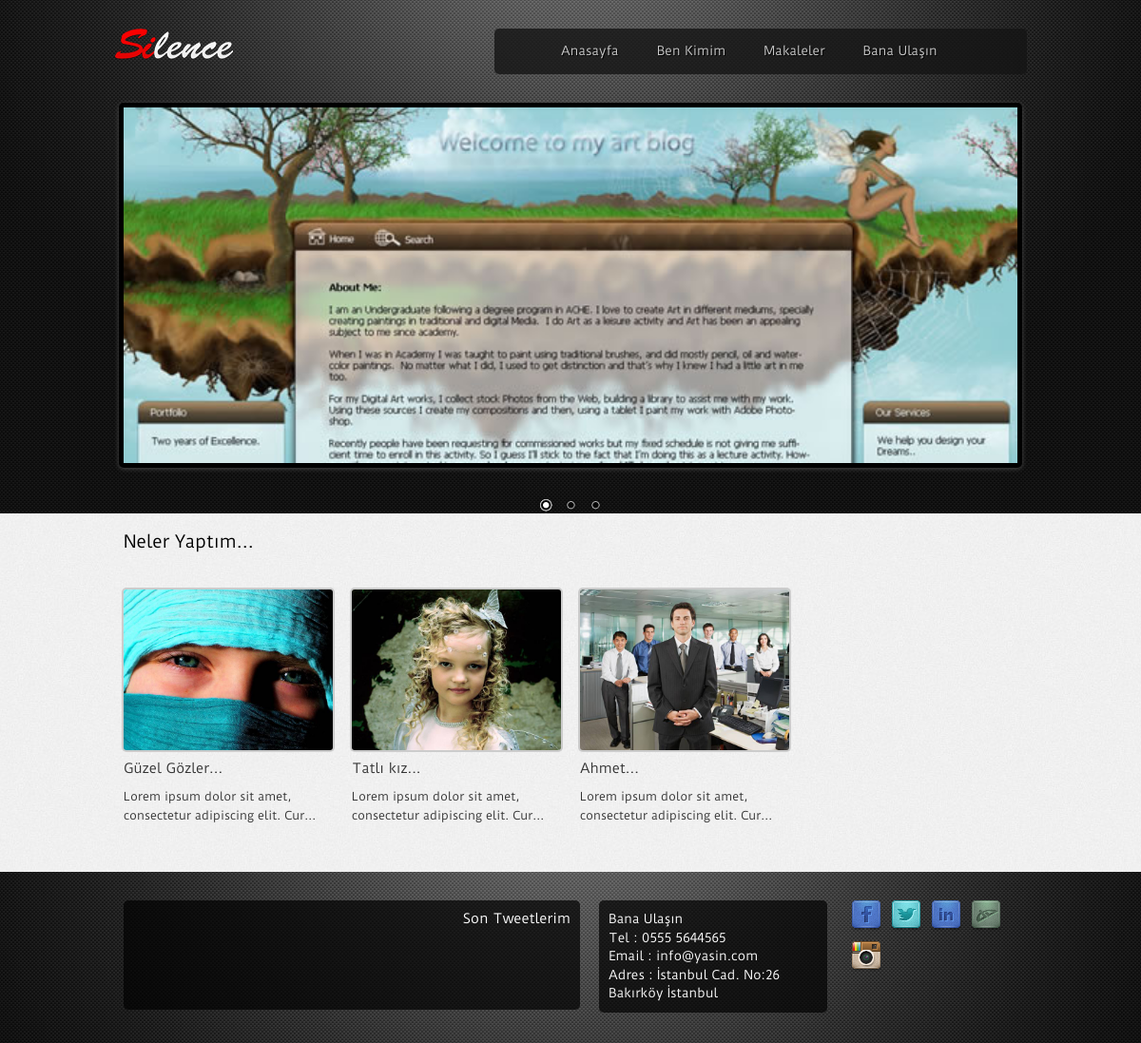
The page / on the database its author committed.
### tables this page shows
CREATE TABLE IF NOT EXISTS `ayarlar` (
  `site_url` varchar(255) DEFAULT NULL,
  `site_desc` varchar(255) DEFAULT NULL,
  `site_title` varchar(255) DEFAULT NULL,
  `site_adres` varchar(255) DEFAULT NULL,
  `site_map` varchar(255) DEFAULT NULL,
  `site_key` varchar(255) DEFAULT NULL,
  `site_logo` varchar(255) DEFAULT NULL,
  `site_admin` varchar(150) DEFAULT NULL,
  `site_pass` varchar(150) DEFAULT NULL,
  `link_fb` varchar(150) DEFAULT NULL,
  `link_tw` varchar(150) DEFAULT NULL,
  `link_in` varchar(150) DEFAULT NULL,
  `link_dvn` varchar(150) DEFAULT NULL,
  `link_flick` varchar(150) DEFAULT NULL,
  `link_ins` varchar(150) DEFAULT NULL
);

CREATE TABLE IF NOT EXISTS `calismalar` (
  `calisma_id` int(11) NOT NULL AUTO_INCREMENT,
  `calisma_img` varchar(255) DEFAULT NULL,
  `calisma_date` timestamp NOT NULL DEFAULT CURRENT_TIMESTAMP ON UPDATE CURRENT_TIMESTAMP,
  `calisma_baslik` varchar(255) DEFAULT NULL,
  `calisma_icerik` text,
  PRIMARY KEY (`calisma_id`)
);

### sistem/baglan.php (called while the page is built, shortened)
<?php
		$sorgu =mysql_query("select * from ayarlar");
		$ayar=mysql_fetch_assoc($sorgu);
?>

### index.php (the view, shortened to what this page needs)
<?php
	require_once 'sistem/baglan.php';
?>
<!DOCTYPE html PUBLIC "-//W3C//DTD XHTML 1.0 Transitional//EN" "http://www.w3.org/TR/xhtml1/DTD/xhtml1-transitional.dtd">
<html xmlns="http://www.w3.org/1999/xhtml" xml:lang="en">
<head>
	<link rel="stylesheet" href="assets/css/jquery.fancybox.css" />
	<link rel="stylesheet" href="assets/css/grid.css" />
	<link rel="stylesheet" href="assets/css/fonts.css" />
	<link rel="stylesheet" href="assets/css/site.css" />
	<link rel="stylesheet" href="assets/css/myFramework.css" />
	<link rel="stylesheet" href="assets/css/nivo-slider.css" />
	<link rel="stylesheet" href="assets/css/slider/default/default.css" />
</head>
<body>
	<div class="header">
		<div class="container_12 clearfix" style="padding: 30px 0;">
			<div style="width: 250px;" class="fl">
				<a href="#"> <img src="<?=assets.'img/'.$ayar["site_logo"]?>" title="<?= $ayar["site_url"]?>" /></a>
			</div>
			<div class="menubar clearfix">
				<ul class="r5 clearfix ffduru">
					<li><a href="#" class="c4">Anasayfa</a></li>
					<li><a href="#" class="c4">Ben Kimim</a></li>
					<li><a href="index.php?page=makaleler" class="c4">Makaleler</a></li>
					<li><a href="#" class="c4">Bana Ulaşın</a></li>
				</ul>
			</div>
		</div>
		<div class="slider-wrapper theme-default">
	        <div id="slider" class="nivoSlider r5">
	        </div>
	    </div>
    </div>
	<div class="content container_12 clearfix">
		<?php
			include 'inc/indexPager.php';
		?>
	</div>
	<div class="footer">
		<div class="container_12 clearfix">
			<div class="tweet grid_6 f13 c1 r5 clearfix">
				<div class="f14 mb5 clearfix">
					<span class="fr">Son Tweetlerim</span>
				</div>
			</div>
			<div class="contact grid_3 f13 c1 r5">
				<h2>Bana Ulaşın <br/> </h2>
				<p>
					<?= $ayar["site_adres"]?>
				</p>
			</div>
			<div class="social fl">
				<ul>
					<?php if(!empty($ayar["link_fb"])){ ?>
					<li><a href='http://www.facebook.com/<?=$ayar["link_fb"]?>' target="_blank">
						<img src="assets/img/icons/facebook.png"/>
						</a>
					</li>
					<?php } ?>
					<?php if(!empty($ayar["link_tw"])){ ?>
					<li><a href='http://www.twitter.com/<?=$ayar["link_tw"]?>' target="_blank">
						<img src="assets/img/icons/twitter.png"/>
						</a>
					</li>
					<?php } ?>
					<?php if(!empty($ayar["link_in"])){ ?>
					<li><a href='http://www.linkedin.com/pub/<?=$ayar["link_in"]?>' target="_blank">
						<img src="assets/img/icons/linkedin.png"/>
						</a>
					</li>
					<?php } ?>
					<?php if(!empty($ayar["link_dvn"])){ ?>
					<li><a href='http://<?=$ayar["link_dvn"]?>.deviantart.com' target="_blank">
						<img src="assets/img/icons/deviantart.png"/>
						</a>
					</li>
					<?php } ?>
					<?php if(!empty($ayar["link_ins"])){ ?>
					<li><a href='http://instagram.com/<?=$ayar["link_ins"]?>' target="_blank">
						<img src="assets/img/icons/instagram.png"/>
						</a>
					</li>
					<?php } ?>
				</ul>
			</div>
		</div>
	</div>
</body>
</html>

### inc/calismalar.php
<h1 class="content-header"> Neler Yaptım...</h1>
<ul class="works">
	<?php
		$sorgu=mysql_query("SELECT * FROM calismalar order by calisma_id desc");
		while($calisma=mysql_fetch_assoc($sorgu)){
	?>
	<li>
		<a href="index.php?page=calisma_detay&calisma=<?=$calisma['calisma_id']?>" class="grid_3">
			<img src="assets/works/<?=$calisma['calisma_img']?>" width="220" height="169"/>
			<span>
				<h6 class="m10-0 f14"><?=substr($calisma['calisma_baslik'],0,20)."..." ?></h6>
				<p class="m10-0 f12"><?=substr($calisma['calisma_icerik'],0,60)."..."?></p>
			</span>
		</a>
	</li>
	<?php
		}
	?>
</ul>

### assets/css/grid.css (style rules this page uses)
body { min-width: 960px; }
.container_12 { margin-left: auto; margin-right: auto; width: 960px; }
.grid_1, .grid_2, .grid_3, .grid_4, .grid_5, .grid_6, .grid_7, .grid_8, .grid_9, .grid_10, .grid_11, .grid_12 { display:inline; float: left; position: relative; margin-left: 10px; margin-right: 10px; }
.container_12 .grid_3 { width:220px; }
.container_12 .grid_6 { width:460px; }
.clearfix:before, .clearfix:after { content: '\0020'; display: block; overflow: hidden; visibility: hidden; width: 0; height: 0; }
.clearfix:after { clear: both; }
.clearfix { zoom: 1; }
html, body, div, span, applet, object, iframe, h1, h2, h3, h4, h5, h6, p, blockquote, pre, a, abbr, acronym, address, big, cite, code, del, dfn, em, img, ins, kbd, q, s, samp, small, strike, strong, sub, sup, tt, var, b, u, i, center, dl, dt, dd, ol, ul, li, fieldset, form, label, legend, table, caption, tbody, tfoot, thead, tr, th, td, article, aside, canvas, details, embed, figure, figcaption, footer, header, hgroup, menu, nav, output, ruby, section, summary, time, mark, audio, video { margin: 0; padding: 0; border: 0; font-size: 100%; font: inherit; vertical-align: baseline; }
a { text-decoration:none; color:#333; }
.ffduru { font-family:DuruSansRegular; }
body { line-height: 1; }
ol, ul { list-style: none; }

### assets/css/site.css (style rules this page uses)
body { font-family: 'DuruSansRegular'; font-size: 13px; color: #000; background:url('../img/main-bg.jpg'); line-height: 150%; }
.header { width: 100%; height: 540px; background: url("../img/header-bg.jpg") no-repeat center top #000; }
.menubar { width: 560px; float: right; }
.menubar ul { background: rgba(20,20,20,0.8); padding-left: 50px; }
.menubar li { float: left; }
.menubar li a { padding: 14px 20px; display: block; color:#ccc; text-shadow: 1px 1px 0px #000000; filter: dropshadow(color=#000000, offx=1, offy=1); }
.content { background:url('../img/main-bg.jpg'); }
.content-header { font-size: 18px; margin: 20px 0px 20px 10px; }
.works li a { margin-top: 20px; }
.works li a img { -webkit-box-shadow: 0px 0px 0px 2px #ccc !important; box-shadow: 0px 0px 0px 2px #ccc !important; -webkit-border-radius: 3px; border-radius: 3px; overflow: hidden; }
.footer { width: 100%; height: 150px; background: url("../img/header-bg.jpg") no-repeat center top #000; margin-top: 40px; padding-top:30px; }
.contact { background: rgba(0,0,0,0.7); width:200px; padding:10px; margin: 0 10px; float:left; }
.tweet { background: rgba(0,0,0,0.7); padding:10px; height:95px; }
.social { width:190px; margin-left:10px; }
.social ul li { margin: 0 5px 5px 0; float:left; margin-left:5px; }

### assets/css/myFramework.css (style rules this page uses)
.f12 { font-size: 12px; }
.f13 { font-size: 13px; }
.f14 { font-size: 14px; }
.c1 { color:#ffffff; }
.m10-0 { margin: 10px 0px; }
.mb5 { margin-bottom: 5px; }
.fr { float: right; }
.fl { float: left; }
.r5 { -moz-border-radius: 5px; -webkit-border-radius: 5px; border-radius: 5px; }

### assets/css/nivo-slider.css (style rules this page uses)
.nivoSlider { position:relative; width:940px; height:auto; margin: 0px auto; border: 5px solid #000000; overflow: hidden; }

### assets/css/slider/default/default.css (style rules this page uses)
.theme-default .nivoSlider { position:relative; background:#fff url(loading.gif) no-repeat 50% 50%; margin-bottom:10px; -webkit-box-shadow: 0px 1px 5px 0px #4a4a4a; -moz-box-shadow: 0px 1px 5px 0px #4a4a4a; box-shadow: 0px 1px 5px 0px #4a4a4a; }

### rows shown on the page
ayarlar: site_logo+site_url (picture), site_adres "Tel : 0555 5644565 Email : info@yasin.com Adres : İstanbul Cad. No:26 Bakırköy İstanbul"
calismalar: calisma_img (picture), calisma_baslik "Güzel Gözler", calisma_icerik "Lorem ipsum dolor sit amet, consectetur adipiscing elit. Cur"
calismalar: calisma_img (picture), calisma_baslik "Tatlı kız", calisma_icerik "Lorem ipsum dolor sit amet, consectetur adipiscing elit. Cur"
calismalar: calisma_img (picture), calisma_baslik "Ahmet", calisma_icerik "Lorem ipsum dolor sit amet, consectetur adipiscing elit. Cur"
